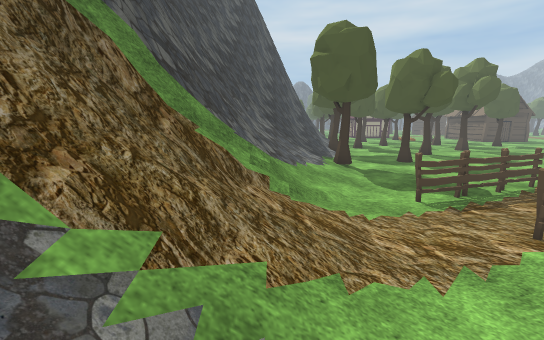
view 1 (above)

16 first-person views from a walk through a 3-D level made in the Unity game engine. The camera is 1.5 m above the floor, tilts 10° down and sees 90° across. The floor is counted in squares, 1 m on a side. Each view is taken from the middle of a square. On the plan, view 1 faces up. The plan holds only what a view shows up to about 14 squares ahead; the rest is blank. The place goes on beyond the plan. Some animated figures are not drawn. Some surface patterns are stand-ins.

view 2
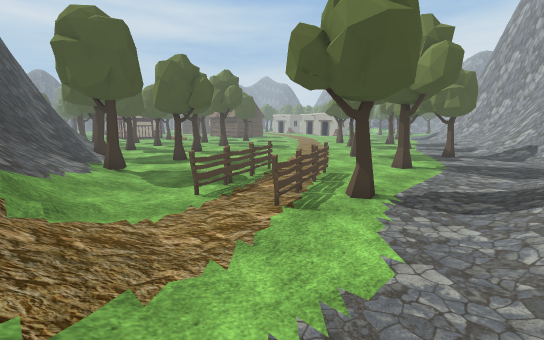

view 3
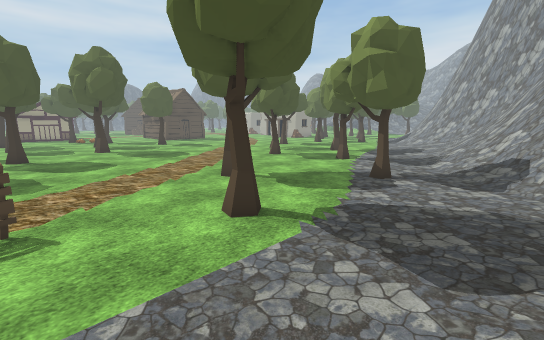

view 4
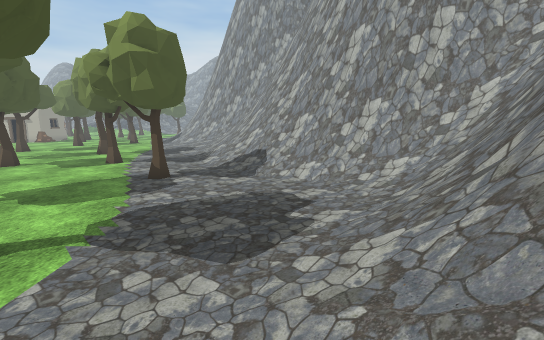

view 5
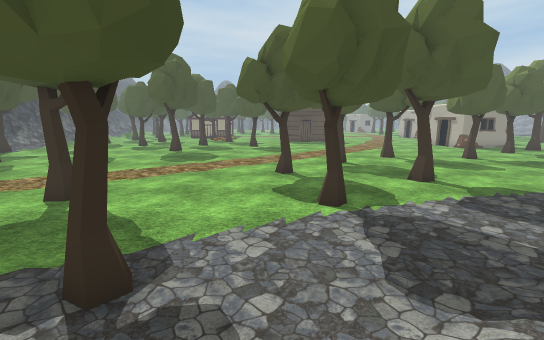

view 6
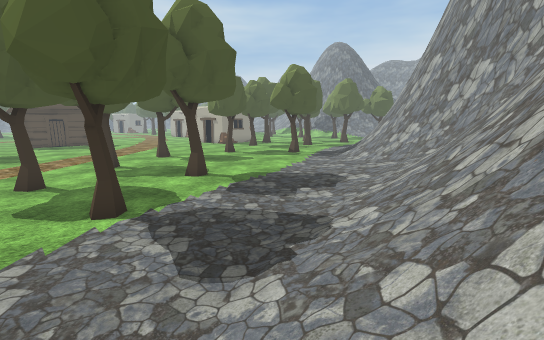

view 7
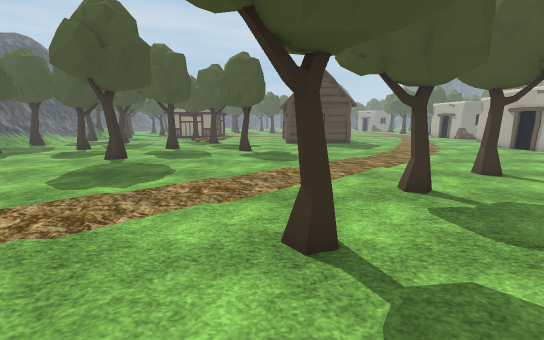

view 8
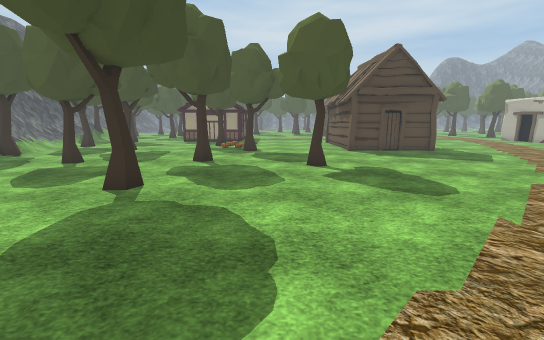

view 9
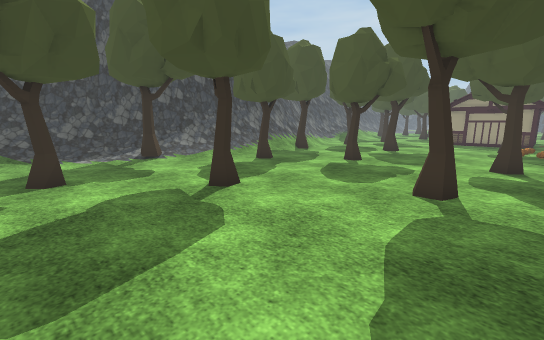

view 10
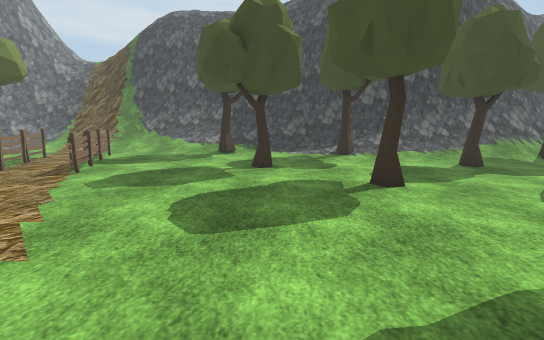

view 11
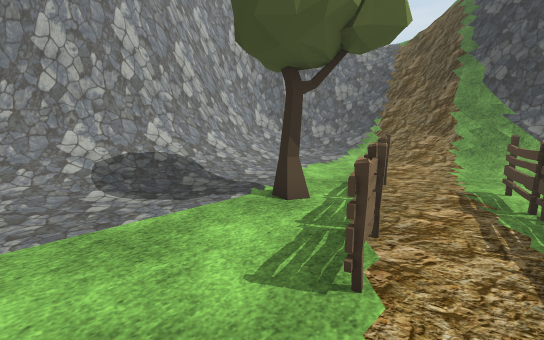

view 12
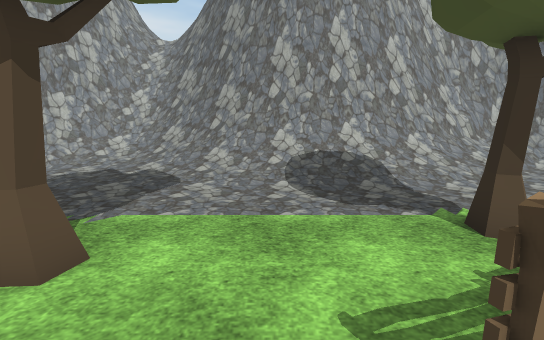

view 13
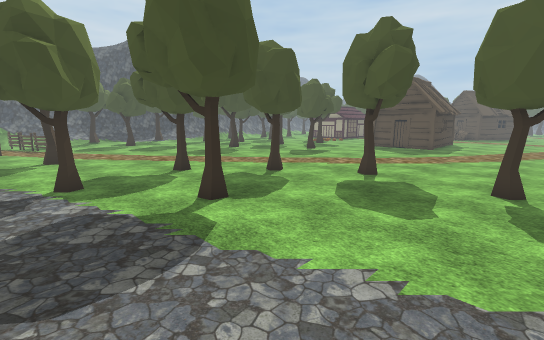

view 14
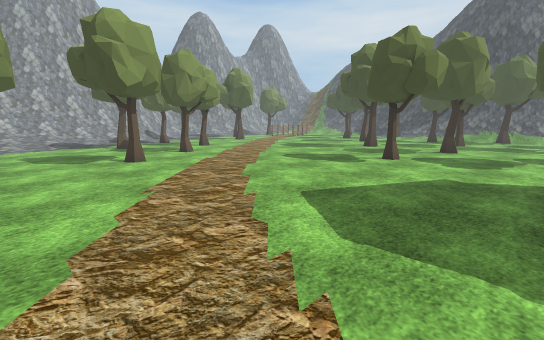

view 15
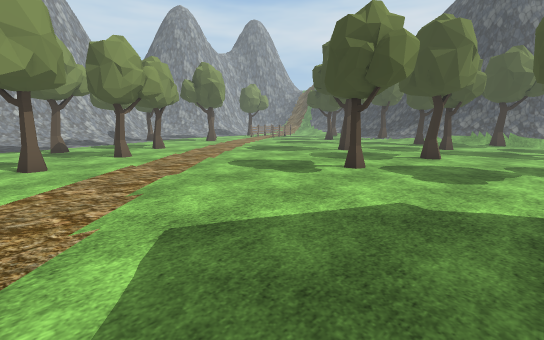

view 16
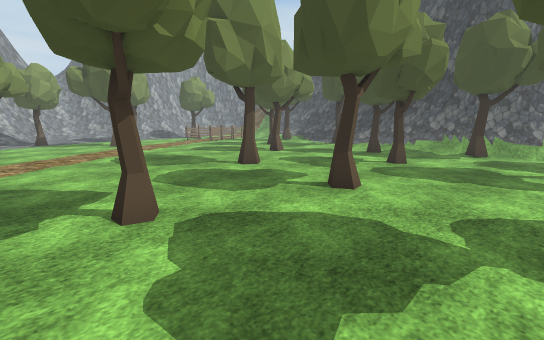

### Floor plan
Key: @ floor where view 1 was taken; # wall or solid block; . main floor; : floor 0.25 m higher than the main floor; / step, stairs or slope; = window, fence, low wall or low ledge; T tree; F fence; H hut.
Columns run from 3 left of view 1 to 31 right of it. Each row starts with its distance up from view 1.
 27       #=....T......T....HH.HH.....
 26       #=..........................
 25       #=TT.........................
 24       #=/........T.................
 23       #=/...TT........T............
 22       #=/............TT............
 21      ##//.T........................
 20      ##//..........................
 19      #=//.......TT.................
 18     ##//...........................
 17     #=/T....TT.....................
 16    ##=/......................T.....
 15    ##//..........................TT
 14   ##=//...T...............T........
 13   ##///............................
 12   #=//T............................
 11   #////................TT..........
 10   #////.....................T......
  9   #///.............................
  8   #///....FF......T................
  7  ##///.FFF..............TT......:::
  6  ##=/......FF..................:://
  5  #=//....FF.....T.............::///
  4 ##=//...F.T....TT....T.....///////=
  3 ##///.....T............../////// =#
  2 #////..................////=#=##=##
  1 #=///.................///=#####  ##
  0 #==@:..////////:.....//==###
 -1  #==/:///====////:::/==###
 -2   ##=//=#######//////####
 -3    ######    ####///##
 -4                ###/=##
 -5                 #####

Positions as (right, up) in squares from view 1, and headings:
1: (0, 0), facing up
2: (0, 0), facing up-right
3: (9, 0), facing up-right
4: (9, 0), facing right
5: (20, 1), facing up
6: (20, 1), facing up-right
7: (20, 8), facing up
8: (17, 13), facing up
9: (15, 13), facing up-left
10: (16, 14), facing left
11: (11, 7), facing down-left
12: (10, 7), facing down
13: (31, 6), facing up-left
14: (30, 27), facing down-left
15: (27, 27), facing down-left
16: (20, 27), facing down-left
